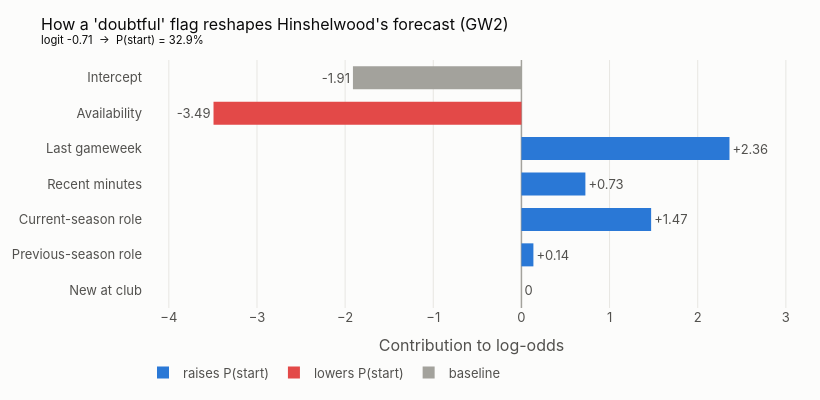

Notebook code cell kept with this figure:
### Code cell
contribution_chart(e_f, parts_f, f"How a 'doubtful' flag reshapes {name_f}'s forecast (GW{gw_f})")

### Figure 1 — Plotly figure (JSON) as saved in the notebook; plotly's stock layout.template omitted (floating-point values rounded to 4 significant figures)
{"data": [{"cliponaxis": false, "hovertemplate": "direction=no effect<br>contribution=%{x}<br>component=%{y}<br>text=%{text}<extra></extra>", "legendgroup": "no effect", "marker": {"color": "#a3a29c", "line": {"width": 0}, "pattern": {"shape": ""}}, "name": "no effect", "orientation": "h", "showlegend": false, "text": ["0"], "textposition": "outside", "type": "bar", "x": [0.0], "xaxis": "x", "y": ["New at club"], "yaxis": "y"}, {"cliponaxis": false, "hovertemplate": "direction=raises P(start)<br>contribution=%{x}<br>component=%{y}<br>text=%{text}<extra></extra>", "legendgroup": "raises P(start)", "marker": {"color": "#2a78d6", "line": {"width": 0}, "pattern": {"shape": ""}}, "name": "raises P(start)", "orientation": "h", "showlegend": true, "text": ["+0.14", "+1.47", "+0.73", "+2.36"], "textposition": "outside", "type": "bar", "x": [0.1358, 1.471, 0.7257, 2.36], "xaxis": "x", "y": ["Previous-season role", "Current-season role", "Recent minutes", "Last gameweek"], "yaxis": "y"}, {"cliponaxis": false, "hovertemplate": "direction=lowers P(start)<br>contribution=%{x}<br>component=%{y}<br>text=%{text}<extra></extra>", "legendgroup": "lowers P(start)", "marker": {"color": "#e34948", "line": {"width": 0}, "pattern": {"shape": ""}}, "name": "lowers P(start)", "orientation": "h", "showlegend": true, "text": ["-3.49"], "textposition": "outside", "type": "bar", "x": [-3.493], "xaxis": "x", "y": ["Availability"], "yaxis": "y"}, {"cliponaxis": false, "hovertemplate": "direction=baseline<br>contribution=%{x}<br>component=%{y}<br>text=%{text}<extra></extra>", "legendgroup": "baseline", "marker": {"color": "#a3a29c", "line": {"width": 0}, "pattern": {"shape": ""}}, "name": "baseline", "orientation": "h", "showlegend": true, "text": ["-1.91"], "textposition": "outside", "type": "bar", "x": [-1.911], "xaxis": "x", "y": ["Intercept"], "yaxis": "y"}], "layout": {"bargap": 0.35, "barmode": "relative", "height": 400, "legend": {"orientation": "h", "title": {}, "tracegroupgap": 0, "x": 0, "y": -0.2}, "title": {"text": "How a 'doubtful' flag reshapes Hinshelwood's forecast (GW2)<br><sup>logit -0.71  →  P(start) = 32.9%</sup>"}, "width": 820, "xaxis": {"anchor": "y", "domain": [0, 1], "range": [-4.293, 3.16], "title": {"text": "Contribution to log-odds"}, "zeroline": true, "zerolinewidth": 1.5}, "yaxis": {"anchor": "x", "categoryarray": ["New at club", "Previous-season role", "Current-season role", "Recent minutes", "Last gameweek", "Availability", "Intercept"], "categoryorder": "array", "domain": [0, 1], "title": {}}}}
